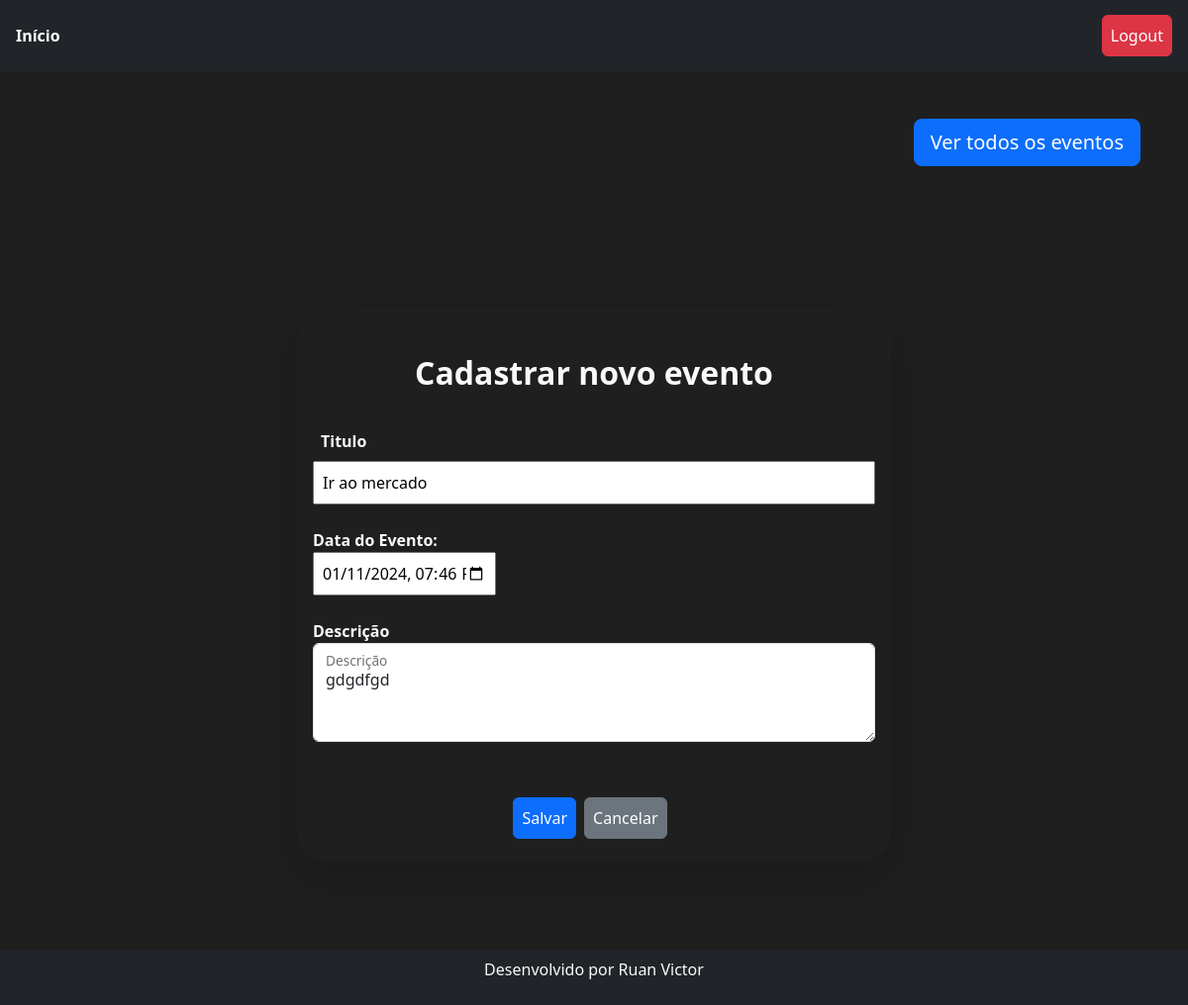
Page /agenda/evento/?id=25 (signed in) on the committed database.
### core/models.py (models this page shows, shortened)
class Evento(models.Model):
    titulo = models.CharField(max_length=50)
    descricao = models.TextField(blank=True, null=True)
    data_evento = models.DateTimeField(verbose_name='Data do evento')
    data_criacao = models.DateTimeField(auto_now=True)
    usuario = models.ForeignKey(User, on_delete=models.CASCADE)
    def get_data_input_evento(self):
        return self.data_evento.strftime('%Y-%m-%dT%H:%M')

### core/views.py (the view)
# urls.py: path('agenda/evento/', views.evento),
@login_required(login_url='/login/')
def evento(request):
    id_evento = request.GET.get('id')
    dados = {}
    if id_evento:
        dados['evento'] = Evento.objects.get(id=id_evento)
    return render(request, 'evento.html', dados)

### templates/evento.html (shortened to what this page needs)
{% extends 'model-page.html' %}
{% block content %}
    <div class="d-flex justify-content-end">
        <a href="/agenda/">
            <button type="button" class="btn btn-primary m-5 btn-lg">Ver todos os eventos</button>
        </a>
    </div>
<div class="d-flex align-items-center justify-content-center" style="height: 100vh;">
    <form  class='sp-4 ' action="submit" method="POST"> {% csrf_token %}
        <div class="d-flex flex-column shadow-lg p-3 mb-5 rounded-5"
            style="padding: 55px; width: 600px;">
            <h2 class="text-light text-center fw-semibold">Cadastrar novo evento</h2>
            <label class="p-2 text-light fw-semibold">Titulo</label>
            <input class="p-2" type="text" name="titulo" size="18" value="{{  evento.titulo  }}">
            <br>
            <label class="text-light fw-semibold">Data do Evento:</label>
            <input style="width: 185px;" class="p-2" type="datetime-local" name="data_evento" value="{{evento.get_data_input_evento}}">
            <br>
            <label class="text-light fw-semibold">Descrição</label>
            <div class="form-floating">
                <textarea class="form-control" style="height: 100px" name="descricao" rows="5" cols="19" placeholder="Comentário sobre a tareda" id="floatingTextarea3">{{ evento.descricao }}</textarea>
                <label for="floatingTextarea">Descrição</label>
            </div>
            <br>
            <br>
            <div class="d-flex align-items-center justify-content-center">
                <button type="submit" class="btn btn-primary p-2">Salvar</button>
                <a href="/"><button type="button" class=" m-2 btn btn-secondary p-2">Cancelar</button></a>
            </div>
        </div>
    </form>
</div>
{% endblock  %}

### static/css/style.css (style rules this page uses)
* { margin: 0; padding: 0; }
body { background-color: #1f1f1f!important; }
h2 { margin-top: 30px; margin-bottom: 30px; }

### rows in the picture
Evento: titulo "Ir ao mercado", data_evento "01/11/2024 19:46", descricao "gdgdfgd"
